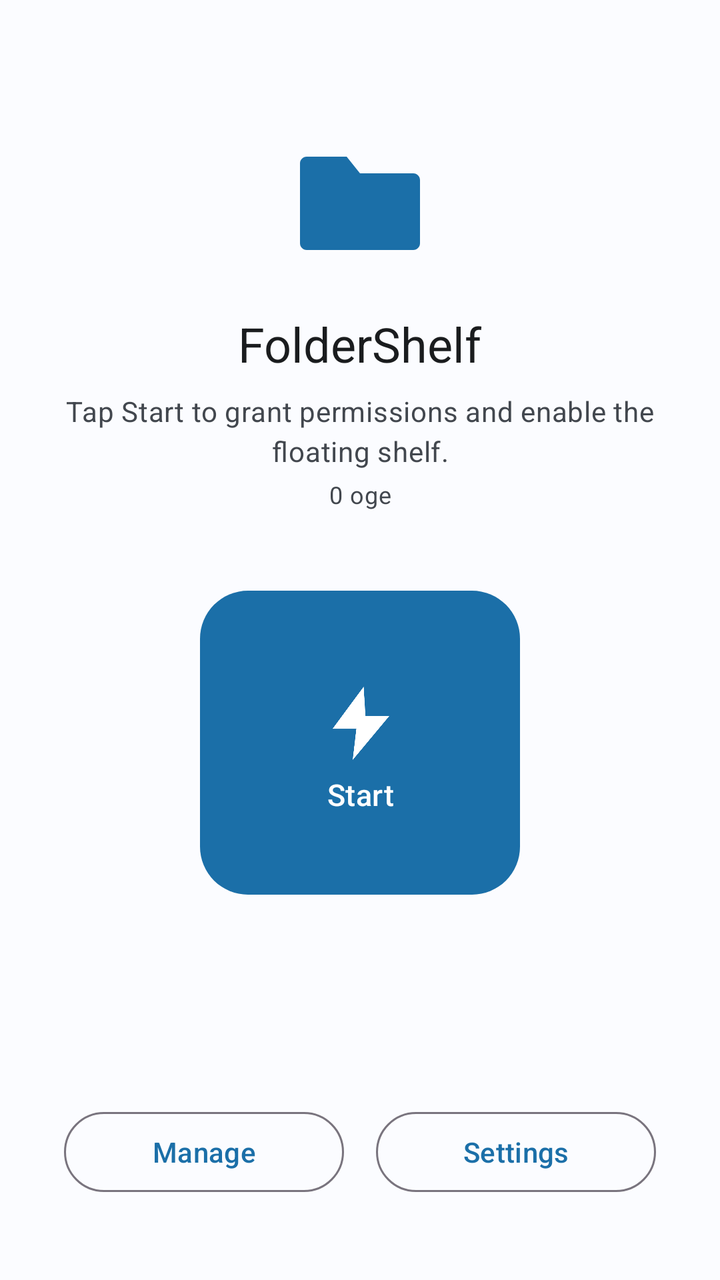
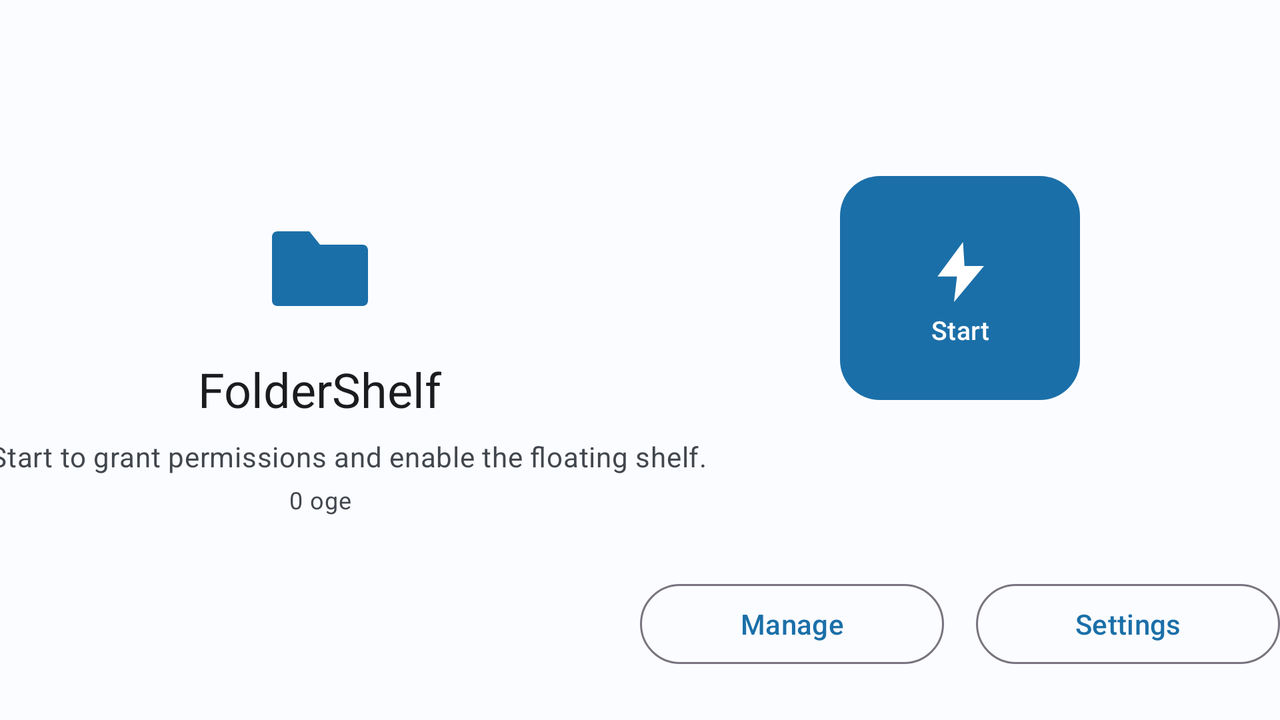

The same Android screen from two of the app's own layout files: first res/layout/ as a phone draws it, then the repository's variant for another configuration, drawn on a device whose configuration selects that folder. Both files follow.
<!-- AndroidManifest.xml: activity theme Theme.FolderShelf -->
<!-- res/layout/activity_main.xml -->
<?xml version="1.0" encoding="utf-8"?>
<androidx.constraintlayout.widget.ConstraintLayout
    xmlns:android="http://schemas.android.com/apk/res/android"
    xmlns:app="http://schemas.android.com/apk/res-auto"
    xmlns:tools="http://schemas.android.com/tools"
    android:id="@+id/root"
    android:layout_width="match_parent"
    android:layout_height="match_parent"
    android:background="?attr/colorSurface">

    <ImageView
        android:id="@+id/imageLogo"
        android:layout_width="80dp"
        android:layout_height="80dp"
        android:contentDescription="@string/app_name"
        android:src="@drawable/ic_folder"
        app:tint="?attr/colorPrimary"
        app:layout_constraintTop_toTopOf="parent"
        app:layout_constraintBottom_toTopOf="@id/textAppName"
        app:layout_constraintStart_toStartOf="parent"
        app:layout_constraintEnd_toEndOf="parent"
        app:layout_constraintVertical_chainStyle="packed"
        app:layout_constraintVertical_bias="0.38" />

    <TextView
        android:id="@+id/textAppName"
        android:layout_width="wrap_content"
        android:layout_height="wrap_content"
        android:layout_marginTop="14dp"
        android:text="@string/app_name"
        android:textAppearance="?attr/textAppearanceHeadlineSmall"
        android:textColor="?attr/colorOnSurface"
        app:layout_constraintTop_toBottomOf="@id/imageLogo"
        app:layout_constraintBottom_toTopOf="@id/textStatus"
        app:layout_constraintStart_toStartOf="parent"
        app:layout_constraintEnd_toEndOf="parent" />

    <TextView
        android:id="@+id/textStatus"
        android:layout_width="wrap_content"
        android:layout_height="wrap_content"
        android:layout_marginTop="8dp"
        android:gravity="center"
        android:paddingHorizontal="32dp"
        android:textAppearance="?attr/textAppearanceBodyMedium"
        android:textColor="?attr/colorOnSurfaceVariant"
        tools:text="@string/status_permissions_needed"
        app:layout_constraintTop_toBottomOf="@id/textAppName"
        app:layout_constraintBottom_toTopOf="@id/textItemCount"
        app:layout_constraintStart_toStartOf="parent"
        app:layout_constraintEnd_toEndOf="parent" />

    <TextView
        android:id="@+id/textItemCount"
        android:layout_width="wrap_content"
        android:layout_height="wrap_content"
        android:layout_marginTop="4dp"
        android:textAppearance="?attr/textAppearanceBodySmall"
        android:textColor="?attr/colorOnSurfaceVariant"
        tools:text="0 oge"
        app:layout_constraintTop_toBottomOf="@id/textStatus"
        app:layout_constraintBottom_toTopOf="@id/buttonStart"
        app:layout_constraintStart_toStartOf="parent"
        app:layout_constraintEnd_toEndOf="parent" />

    <com.google.android.material.button.MaterialButton
        android:id="@+id/buttonStart"
        android:layout_width="160dp"
        android:layout_height="160dp"
        android:layout_marginTop="36dp"
        android:text="@string/action_start"
        android:textSize="15sp"
        android:gravity="center"
        app:cornerRadius="24dp"
        app:icon="@drawable/ic_bolt"
        app:iconGravity="textTop"
        app:iconSize="44dp"
        app:iconPadding="8dp"
        app:layout_constraintTop_toBottomOf="@id/textItemCount"
        app:layout_constraintBottom_toTopOf="@id/buttonManage"
        app:layout_constraintStart_toStartOf="parent"
        app:layout_constraintEnd_toEndOf="parent" />

    <com.google.android.material.button.MaterialButton
        android:id="@+id/buttonManage"
        style="@style/Widget.Material3.Button.OutlinedButton"
        android:layout_width="0dp"
        android:layout_height="wrap_content"
        android:layout_marginStart="32dp"
        android:layout_marginEnd="8dp"
        android:layout_marginBottom="40dp"
        android:text="@string/action_manage_folders"
        app:layout_constraintBottom_toBottomOf="parent"
        app:layout_constraintStart_toStartOf="parent"
        app:layout_constraintEnd_toStartOf="@id/buttonSettings" />

    <com.google.android.material.button.MaterialButton
        android:id="@+id/buttonSettings"
        style="@style/Widget.Material3.Button.OutlinedButton"
        android:layout_width="0dp"
        android:layout_height="wrap_content"
        android:layout_marginStart="8dp"
        android:layout_marginEnd="32dp"
        android:layout_marginBottom="40dp"
        android:text="@string/action_settings"
        app:layout_constraintBottom_toBottomOf="parent"
        app:layout_constraintStart_toEndOf="@id/buttonManage"
        app:layout_constraintEnd_toEndOf="parent" />

</androidx.constraintlayout.widget.ConstraintLayout>
<!-- resources referenced by this layout -->
<resources>
  <!-- drawable ic_bolt (drawable) -->
  <?xml version="1.0" encoding="utf-8"?>
  <vector xmlns:android="http://schemas.android.com/apk/res/android"
      android:width="24dp"
      android:height="24dp"
      android:viewportWidth="24"
      android:viewportHeight="24">
      <path
          android:fillColor="@android:color/white"
          android:pathData="M13,2L4.5,13.5H11L10,22L20,10H13.5L13,2Z" />
  </vector>
  <!-- drawable ic_folder (drawable) -->
  <vector xmlns:android="http://schemas.android.com/apk/res/android"
      android:width="24dp"
      android:height="24dp"
      android:viewportWidth="24"
      android:viewportHeight="24">
      <path
          android:fillColor="#FFFFFF"
          android:pathData="M4,5 L10,5 L12,7.5 L20,7.5 C20.55,7.5 21,7.95 21,8.5 L21,18 C21,18.55 20.55,19 20,19 L4,19 C3.45,19 3,18.55 3,18 L3,6 C3,5.45 3.45,5 4,5 Z" />
  </vector>
  <string name="action_manage_folders">Manage</string>
  <string name="action_settings">Settings</string>
  <string name="action_start">Start</string>
  <string name="app_name">FolderShelf</string>
  <string name="status_permissions_needed">Tap Start to grant permissions and enable the floating shelf.</string>
  <style name="Theme.FolderShelf" parent="Theme.Material3.DayNight.NoActionBar">
          <item name="colorPrimary">@color/primary_light</item>
          <item name="colorOnPrimary">@color/on_primary_light</item>
          <item name="colorPrimaryContainer">@color/primary_container_light</item>
          <item name="colorOnPrimaryContainer">@color/on_primary_container_light</item>
  
          <item name="colorSecondary">@color/secondary_light</item>
          <item name="colorOnSecondary">@color/on_secondary_light</item>
  
          <item name="colorSurface">@color/surface_light</item>
          <item name="colorOnSurface">@color/on_surface_light</item>
          <item name="colorSurfaceVariant">@color/surface_variant_light</item>
          <item name="colorOnSurfaceVariant">@color/on_surface_variant_light</item>
          <item name="colorSurfaceContainerHigh">@color/surface_container_high_light</item>
          <item name="colorOutlineVariant">@color/outline_variant_light</item>
          <item name="colorError">@color/error_light</item>
  
          <item name="android:statusBarColor">@android:color/transparent</item>
          <item name="android:navigationBarColor">@android:color/transparent</item>
          <item name="android:windowLightStatusBar" tools:targetApi="23">true</item>
      </style>
  <color name="primary_light">#1B6FA8</color>
  <color name="on_primary_light">#FFFFFF</color>
  <color name="primary_container_light">#D2E4FF</color>
  <color name="on_primary_container_light">#001C37</color>
  <color name="secondary_light">#FF8A3D</color>
  <color name="on_secondary_light">#FFFFFF</color>
  <color name="surface_light">#FBFCFF</color>
  <color name="on_surface_light">#1A1C1E</color>
  <color name="surface_variant_light">#DEE3EB</color>
  <color name="on_surface_variant_light">#42474E</color>
  <color name="surface_container_high_light">#EDEFF3</color>
  <color name="outline_variant_light">#C2C7CF</color>
  <color name="error_light">#BA1A1A</color>
</resources>
<!-- res/layout-land/activity_main.xml (the repository's variant of the layout above) -->
<!-- drawn on the phone turned sideways -->
<?xml version="1.0" encoding="utf-8"?>
<androidx.constraintlayout.widget.ConstraintLayout
    xmlns:android="http://schemas.android.com/apk/res/android"
    xmlns:app="http://schemas.android.com/apk/res-auto"
    xmlns:tools="http://schemas.android.com/tools"
    android:id="@+id/root"
    android:layout_width="match_parent"
    android:layout_height="match_parent"
    android:background="?attr/colorSurface">

    <ImageView
        android:id="@+id/imageLogo"
        android:layout_width="64dp"
        android:layout_height="64dp"
        android:contentDescription="@string/app_name"
        android:src="@drawable/ic_folder"
        app:tint="?attr/colorPrimary"
        app:layout_constraintTop_toTopOf="parent"
        app:layout_constraintBottom_toTopOf="@id/textAppName"
        app:layout_constraintStart_toStartOf="parent"
        app:layout_constraintEnd_toStartOf="@id/guidelineCenter"
        app:layout_constraintVertical_chainStyle="packed" />

    <TextView
        android:id="@+id/textAppName"
        android:layout_width="wrap_content"
        android:layout_height="wrap_content"
        android:layout_marginTop="12dp"
        android:text="@string/app_name"
        android:textAppearance="?attr/textAppearanceHeadlineSmall"
        android:textColor="?attr/colorOnSurface"
        app:layout_constraintTop_toBottomOf="@id/imageLogo"
        app:layout_constraintBottom_toTopOf="@id/textStatus"
        app:layout_constraintStart_toStartOf="parent"
        app:layout_constraintEnd_toStartOf="@id/guidelineCenter" />

    <TextView
        android:id="@+id/textStatus"
        android:layout_width="wrap_content"
        android:layout_height="wrap_content"
        android:layout_marginTop="8dp"
        android:gravity="center"
        tools:text="@string/status_permissions_needed"
        android:textAppearance="?attr/textAppearanceBodyMedium"
        android:textColor="?attr/colorOnSurfaceVariant"
        app:layout_constraintTop_toBottomOf="@id/textAppName"
        app:layout_constraintBottom_toTopOf="@id/textItemCount"
        app:layout_constraintStart_toStartOf="parent"
        app:layout_constraintEnd_toStartOf="@id/guidelineCenter" />

    <TextView
        android:id="@+id/textItemCount"
        android:layout_width="wrap_content"
        android:layout_height="wrap_content"
        android:layout_marginTop="4dp"
        tools:text="0 oge"
        android:textAppearance="?attr/textAppearanceBodySmall"
        android:textColor="?attr/colorOnSurfaceVariant"
        app:layout_constraintTop_toBottomOf="@id/textStatus"
        app:layout_constraintBottom_toBottomOf="parent"
        app:layout_constraintStart_toStartOf="parent"
        app:layout_constraintEnd_toStartOf="@id/guidelineCenter" />

    <androidx.constraintlayout.widget.Guideline
        android:id="@+id/guidelineCenter"
        android:layout_width="wrap_content"
        android:layout_height="wrap_content"
        android:orientation="vertical"
        app:layout_constraintGuide_percent="0.5" />

    <com.google.android.material.button.MaterialButton
        android:id="@+id/buttonStart"
        android:layout_width="120dp"
        android:layout_height="120dp"
        android:text="@string/action_start"
        android:textSize="13sp"
        android:gravity="center"
        app:cornerRadius="20dp"
        app:icon="@drawable/ic_bolt"
        app:iconGravity="textTop"
        app:iconSize="36dp"
        app:iconPadding="6dp"
        app:layout_constraintTop_toTopOf="parent"
        app:layout_constraintBottom_toTopOf="@id/buttonManage"
        app:layout_constraintStart_toEndOf="@id/guidelineCenter"
        app:layout_constraintEnd_toEndOf="parent" />

    <com.google.android.material.button.MaterialButton
        android:id="@+id/buttonManage"
        style="@style/Widget.Material3.Button.OutlinedButton"
        android:layout_width="0dp"
        android:layout_height="wrap_content"
        android:layout_marginTop="16dp"
        android:layout_marginEnd="8dp"
        android:layout_marginBottom="24dp"
        android:text="@string/action_manage_folders"
        app:layout_constraintBottom_toBottomOf="parent"
        app:layout_constraintStart_toEndOf="@id/guidelineCenter"
        app:layout_constraintEnd_toStartOf="@id/buttonSettings" />

    <com.google.android.material.button.MaterialButton
        android:id="@+id/buttonSettings"
        style="@style/Widget.Material3.Button.OutlinedButton"
        android:layout_width="0dp"
        android:layout_height="wrap_content"
        android:layout_marginStart="8dp"
        android:layout_marginBottom="24dp"
        android:text="@string/action_settings"
        app:layout_constraintBottom_toBottomOf="parent"
        app:layout_constraintStart_toEndOf="@id/buttonManage"
        app:layout_constraintEnd_toEndOf="parent" />

</androidx.constraintlayout.widget.ConstraintLayout>
